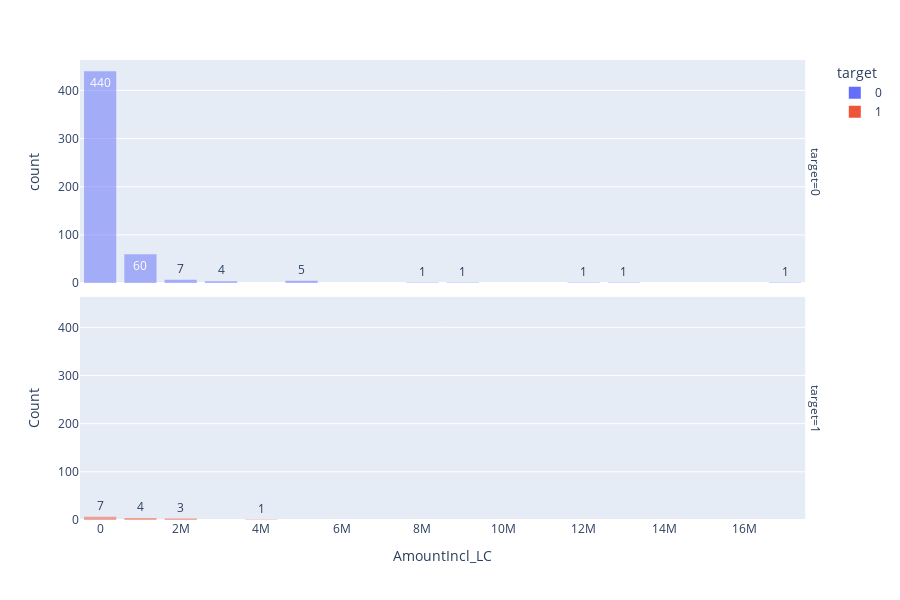
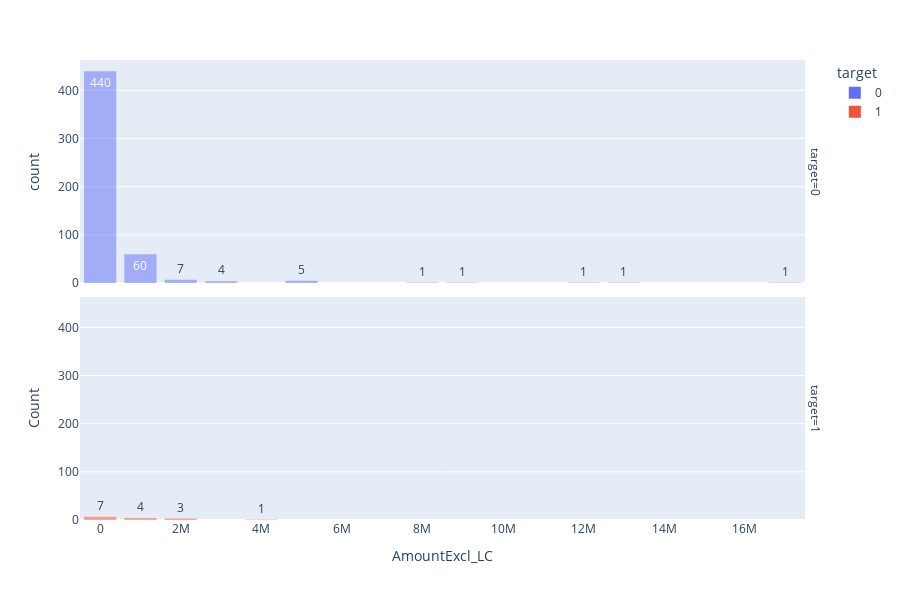
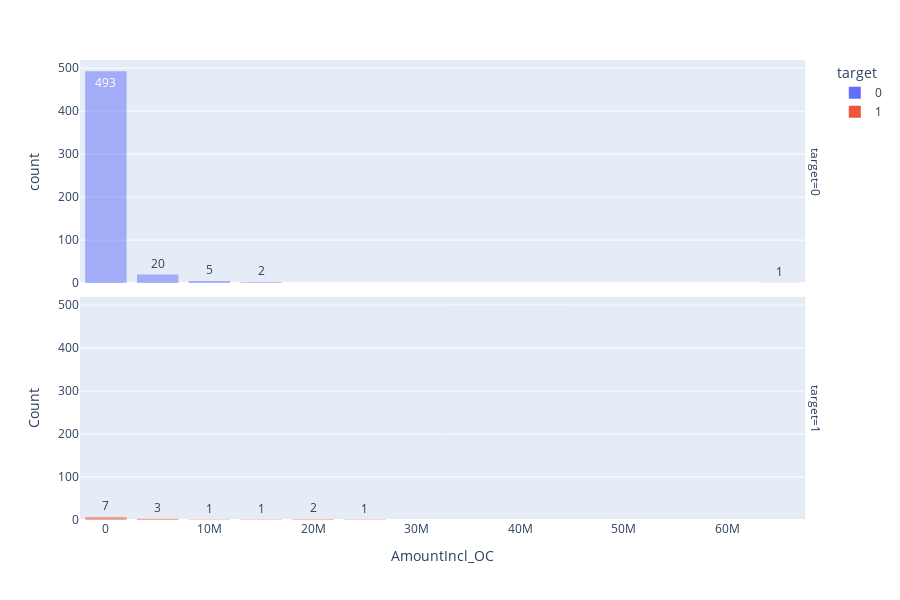
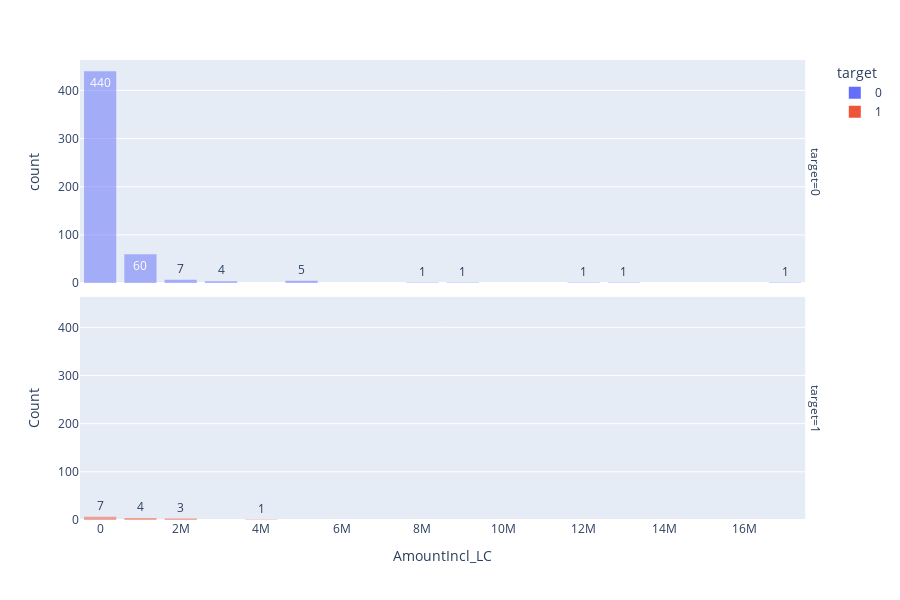

Here is the notebook cell these charts were saved with, in order:
### Code cell
import ipywidgets as widgets
from ipywidgets import interact, interact_manual
import matplotlib.pyplot as plt
import plotly.express as px
import plotly.graph_objects as go

remaining_types = [col for col in X.columns if col not in cat_cols]
print('Remaining Types')
long_list_display(remaining_types)

@interact
def show_continuous_distribution(feature=remaining_types):
    feature_data = X[[feature, 'target']].copy()
    print(f'Min Value : {feature_data[feature].min()}')
    print(f'Max Value : {feature_data[feature].max()}')

    # Create a figure
    fig = go.Figure()
    fig.data = []

    # Create interactive histograms using Plotly Express
    fig = px.histogram(feature_data, x=feature, color='target', facet_row='target', barmode='overlay', nbins=30, text_auto=True)
    # Customize the plot
    fig.update_layout(
        height=600,
        # title_text='Interactive Histograms of Feature by Target',
        xaxis_title_text=feature,
        yaxis_title_text='Count',
        bargap=0.2
    )

    # Show the plot
    fig.show()

### Figure 1 — Plotly figure (JSON) as saved in the notebook; plotly's stock layout.template omitted (floating-point values rounded to 4 significant figures; data arrays with more than 128 entries replaced by an {"elided": "..."} marker saying what was removed)
{"data": [{"alignmentgroup": "True", "bingroup": "x", "hovertemplate": "target=0<br>AmountIncl_LC=%{x}<br>count=%{y}<extra></extra>", "legendgroup": "0", "marker": {"color": "#636efa", "opacity": 0.5, "pattern": {"shape": ""}}, "name": "0", "nbinsx": 30, "offsetgroup": "0", "orientation": "v", "showlegend": true, "texttemplate": "%{value}", "type": "histogram", "x": {"elided": "521 float values"}, "xaxis": "x2", "yaxis": "y2"}, {"alignmentgroup": "True", "bingroup": "x", "hovertemplate": "target=1<br>AmountIncl_LC=%{x}<br>count=%{y}<extra></extra>", "legendgroup": "1", "marker": {"color": "#EF553B", "opacity": 0.5, "pattern": {"shape": ""}}, "name": "1", "nbinsx": 30, "offsetgroup": "1", "orientation": "v", "showlegend": true, "texttemplate": "%{value}", "type": "histogram", "x": [229100.0, 22360.0, 19690.0, 1219000.0, 2189000.0, 2274000.0, 1629000.0, 162200.0, 162200.0, 82910.0, 554400.0, 662100.0, 662100.0, 74630.0, 3817000.0], "xaxis": "x", "yaxis": "y"}], "layout": {"annotations": [{"font": {}, "showarrow": false, "text": "target=1", "textangle": 90, "x": 0.98, "xanchor": "left", "xref": "paper", "y": 0.2425, "yanchor": "middle", "yref": "paper"}, {"font": {}, "showarrow": false, "text": "target=0", "textangle": 90, "x": 0.98, "xanchor": "left", "xref": "paper", "y": 0.7575, "yanchor": "middle", "yref": "paper"}], "bargap": 0.2, "barmode": "overlay", "height": 600, "legend": {"title": {"text": "target"}, "tracegroupgap": 0}, "margin": {"t": 60}, "xaxis": {"anchor": "y", "domain": [0, 0.98], "title": {"text": "AmountIncl_LC"}}, "xaxis2": {"anchor": "y2", "domain": [0, 0.98], "matches": "x", "showticklabels": false}, "yaxis": {"anchor": "x", "domain": [0, 0.485], "title": {"text": "Count"}}, "yaxis2": {"anchor": "x2", "domain": [0.515, 1], "matches": "y", "title": {"text": "count"}}}}

### Figure 2 — Plotly figure (JSON) as saved in the notebook; plotly's stock layout.template omitted (floating-point values rounded to 4 significant figures; data arrays with more than 128 entries replaced by an {"elided": "..."} marker saying what was removed)
{"data": [{"alignmentgroup": "True", "bingroup": "x", "hovertemplate": "target=0<br>AmountExcl_LC=%{x}<br>count=%{y}<extra></extra>", "legendgroup": "0", "marker": {"color": "#636efa", "opacity": 0.5, "pattern": {"shape": ""}}, "name": "0", "nbinsx": 30, "offsetgroup": "0", "orientation": "v", "showlegend": true, "texttemplate": "%{value}", "type": "histogram", "x": {"elided": "521 float values"}, "xaxis": "x2", "yaxis": "y2"}, {"alignmentgroup": "True", "bingroup": "x", "hovertemplate": "target=1<br>AmountExcl_LC=%{x}<br>count=%{y}<extra></extra>", "legendgroup": "1", "marker": {"color": "#EF553B", "opacity": 0.5, "pattern": {"shape": ""}}, "name": "1", "nbinsx": 30, "offsetgroup": "1", "orientation": "v", "showlegend": true, "texttemplate": "%{value}", "type": "histogram", "x": [229100.0, 22360.0, 19690.0, 1219000.0, 2189000.0, 2274000.0, 1629000.0, 162200.0, 162200.0, 82910.0, 554400.0, 662100.0, 662100.0, 74630.0, 3817000.0], "xaxis": "x", "yaxis": "y"}], "layout": {"annotations": [{"font": {}, "showarrow": false, "text": "target=1", "textangle": 90, "x": 0.98, "xanchor": "left", "xref": "paper", "y": 0.2425, "yanchor": "middle", "yref": "paper"}, {"font": {}, "showarrow": false, "text": "target=0", "textangle": 90, "x": 0.98, "xanchor": "left", "xref": "paper", "y": 0.7575, "yanchor": "middle", "yref": "paper"}], "bargap": 0.2, "barmode": "overlay", "height": 600, "legend": {"title": {"text": "target"}, "tracegroupgap": 0}, "margin": {"t": 60}, "xaxis": {"anchor": "y", "domain": [0, 0.98], "title": {"text": "AmountExcl_LC"}}, "xaxis2": {"anchor": "y2", "domain": [0, 0.98], "matches": "x", "showticklabels": false}, "yaxis": {"anchor": "x", "domain": [0, 0.485], "title": {"text": "Count"}}, "yaxis2": {"anchor": "x2", "domain": [0.515, 1], "matches": "y", "title": {"text": "count"}}}}

### Figure 3 — Plotly figure (JSON) as saved in the notebook; plotly's stock layout.template omitted (floating-point values rounded to 4 significant figures; data arrays with more than 128 entries replaced by an {"elided": "..."} marker saying what was removed)
{"data": [{"alignmentgroup": "True", "bingroup": "x", "hovertemplate": "target=0<br>AmountIncl_OC=%{x}<br>count=%{y}<extra></extra>", "legendgroup": "0", "marker": {"color": "#636efa", "opacity": 0.5, "pattern": {"shape": ""}}, "name": "0", "nbinsx": 30, "offsetgroup": "0", "orientation": "v", "showlegend": true, "texttemplate": "%{value}", "type": "histogram", "x": {"elided": "521 float values"}, "xaxis": "x2", "yaxis": "y2"}, {"alignmentgroup": "True", "bingroup": "x", "hovertemplate": "target=1<br>AmountIncl_OC=%{x}<br>count=%{y}<extra></extra>", "legendgroup": "1", "marker": {"color": "#EF553B", "opacity": 0.5, "pattern": {"shape": ""}}, "name": "1", "nbinsx": 30, "offsetgroup": "1", "orientation": "v", "showlegend": true, "texttemplate": "%{value}", "type": "histogram", "x": [229100.0, 206200.0, 181500.0, 10880000.0, 17790000.0, 19810000.0, 14530000.0, 1089530, 1089530, 764600.0, 4951000.0, 5914000.0, 5914000.0, 501410, 25798000], "xaxis": "x", "yaxis": "y"}], "layout": {"annotations": [{"font": {}, "showarrow": false, "text": "target=1", "textangle": 90, "x": 0.98, "xanchor": "left", "xref": "paper", "y": 0.2425, "yanchor": "middle", "yref": "paper"}, {"font": {}, "showarrow": false, "text": "target=0", "textangle": 90, "x": 0.98, "xanchor": "left", "xref": "paper", "y": 0.7575, "yanchor": "middle", "yref": "paper"}], "bargap": 0.2, "barmode": "overlay", "height": 600, "legend": {"title": {"text": "target"}, "tracegroupgap": 0}, "margin": {"t": 60}, "xaxis": {"anchor": "y", "domain": [0, 0.98], "title": {"text": "AmountIncl_OC"}}, "xaxis2": {"anchor": "y2", "domain": [0, 0.98], "matches": "x", "showticklabels": false}, "yaxis": {"anchor": "x", "domain": [0, 0.485], "title": {"text": "Count"}}, "yaxis2": {"anchor": "x2", "domain": [0.515, 1], "matches": "y", "title": {"text": "count"}}}}

### Figure 4 — Plotly figure (JSON) as saved in the notebook; plotly's stock layout.template omitted (floating-point values rounded to 4 significant figures; data arrays with more than 128 entries replaced by an {"elided": "..."} marker saying what was removed)
{"data": [{"alignmentgroup": "True", "bingroup": "x", "hovertemplate": "target=0<br>AmountIncl_LC=%{x}<br>count=%{y}<extra></extra>", "legendgroup": "0", "marker": {"color": "#636efa", "opacity": 0.5, "pattern": {"shape": ""}}, "name": "0", "nbinsx": 30, "offsetgroup": "0", "orientation": "v", "showlegend": true, "texttemplate": "%{value}", "type": "histogram", "x": {"elided": "521 float values"}, "xaxis": "x2", "yaxis": "y2"}, {"alignmentgroup": "True", "bingroup": "x", "hovertemplate": "target=1<br>AmountIncl_LC=%{x}<br>count=%{y}<extra></extra>", "legendgroup": "1", "marker": {"color": "#EF553B", "opacity": 0.5, "pattern": {"shape": ""}}, "name": "1", "nbinsx": 30, "offsetgroup": "1", "orientation": "v", "showlegend": true, "texttemplate": "%{value}", "type": "histogram", "x": [229100.0, 22360.0, 19690.0, 1219000.0, 2189000.0, 2274000.0, 1629000.0, 162200.0, 162200.0, 82910.0, 554400.0, 662100.0, 662100.0, 74630.0, 3817000.0], "xaxis": "x", "yaxis": "y"}], "layout": {"annotations": [{"font": {}, "showarrow": false, "text": "target=1", "textangle": 90, "x": 0.98, "xanchor": "left", "xref": "paper", "y": 0.2425, "yanchor": "middle", "yref": "paper"}, {"font": {}, "showarrow": false, "text": "target=0", "textangle": 90, "x": 0.98, "xanchor": "left", "xref": "paper", "y": 0.7575, "yanchor": "middle", "yref": "paper"}], "bargap": 0.2, "barmode": "overlay", "height": 600, "legend": {"title": {"text": "target"}, "tracegroupgap": 0}, "margin": {"t": 60}, "xaxis": {"anchor": "y", "domain": [0, 0.98], "title": {"text": "AmountIncl_LC"}}, "xaxis2": {"anchor": "y2", "domain": [0, 0.98], "matches": "x", "showticklabels": false}, "yaxis": {"anchor": "x", "domain": [0, 0.485], "title": {"text": "Count"}}, "yaxis2": {"anchor": "x2", "domain": [0.515, 1], "matches": "y", "title": {"text": "count"}}}}
